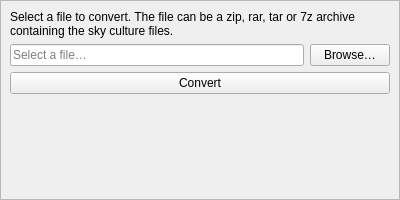
<?xml version="1.0" encoding="UTF-8"?>
<ui version="4.0">
 <class>scmConvertDialog</class>
 <widget class="QWidget" name="scmConvertDialog">
  <property name="geometry">
   <rect>
    <x>0</x>
    <y>0</y>
    <width>400</width>
    <height>200</height>
   </rect>
  </property>
  <layout class="QVBoxLayout" name="verticalLayout">
   <property name="spacing">
    <number>0</number>
   </property>
   <property name="leftMargin">
    <number>0</number>
   </property>
   <property name="topMargin">
    <number>0</number>
   </property>
   <property name="rightMargin">
    <number>0</number>
   </property>
   <property name="bottomMargin">
    <number>0</number>
   </property>
   <item>
    <widget class="TitleBar" name="titleBar">
     <property name="title" stdset="0">
      <string>Sky Culture Converter</string>
     </property>
    </widget>
   </item>
   <item>
    <widget class="QFrame" name="Content">
     <property name="frameShape">
      <enum>QFrame::StyledPanel</enum>
     </property>
     <layout class="QVBoxLayout" name="contentLayout">
      <item>
       <widget class="QLabel" name="infoLabel">
        <property name="sizePolicy">
         <sizepolicy hsizetype="Expanding" vsizetype="Preferred">
          <horstretch>0</horstretch>
          <verstretch>0</verstretch>
         </sizepolicy>
        </property>
        <property name="text">
         <string>Select a file to convert. The file can be a zip, rar, tar or 7z archive containing the sky culture files.</string>
        </property>
        <property name="wordWrap">
         <bool>true</bool>
        </property>
       </widget>
      </item>
      <item>
       <layout class="QHBoxLayout" name="fileSelectLayout">
        <item>
         <widget class="QLineEdit" name="filePathLineEdit">
          <property name="readOnly">
           <bool>true</bool>
          </property>
          <property name="placeholderText">
           <string>Select a file…</string>
          </property>
         </widget>
        </item>
        <item>
         <widget class="QPushButton" name="browseButton">
          <property name="text">
           <string>Browse…</string>
          </property>
         </widget>
        </item>
       </layout>
      </item>
      <item>
       <widget class="QPushButton" name="convertButton">
        <property name="text">
         <string>Convert</string>
        </property>
       </widget>
      </item>
      <item>
       <widget class="QLabel" name="convertResultLabel">
        <property name="sizePolicy">
         <sizepolicy hsizetype="Expanding" vsizetype="Preferred">
          <horstretch>0</horstretch>
          <verstretch>0</verstretch>
         </sizepolicy>
        </property>
        <property name="text">
         <string/>
        </property>
        <property name="wordWrap">
         <bool>true</bool>
        </property>
       </widget>
      </item>
      <item>
       <spacer name="verticalSpacer">
        <property name="orientation">
         <enum>Qt::Vertical</enum>
        </property>
        <property name="sizeHint" stdset="0">
         <size>
          <width>20</width>
          <height>40</height>
         </size>
        </property>
       </spacer>
      </item>
     </layout>
    </widget>
   </item>
  </layout>
 </widget>
 <customwidgets>
  <customwidget>
   <class>TitleBar</class>
   <extends>QFrame</extends>
   <header location="global">Dialog.hpp</header>
   <container>1</container>
  </customwidget>
 </customwidgets>
 <resources/>
 <connections/>
</ui>
